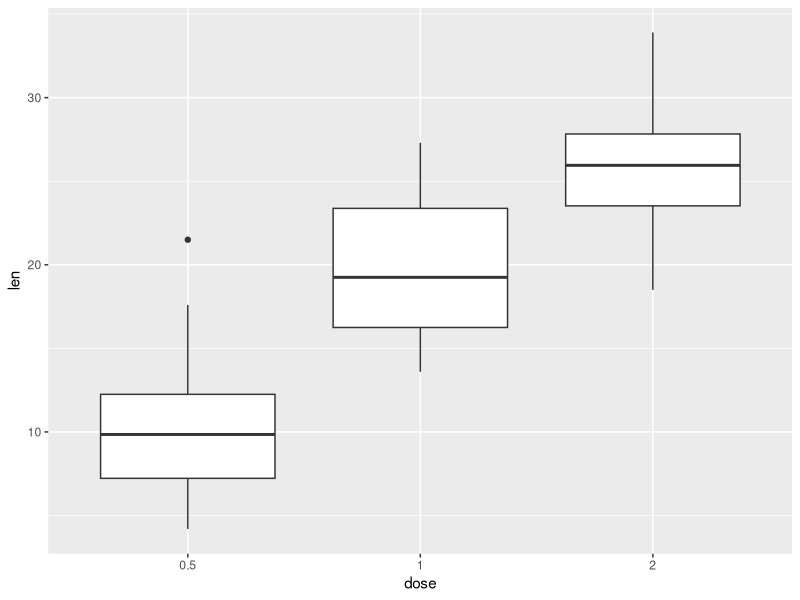
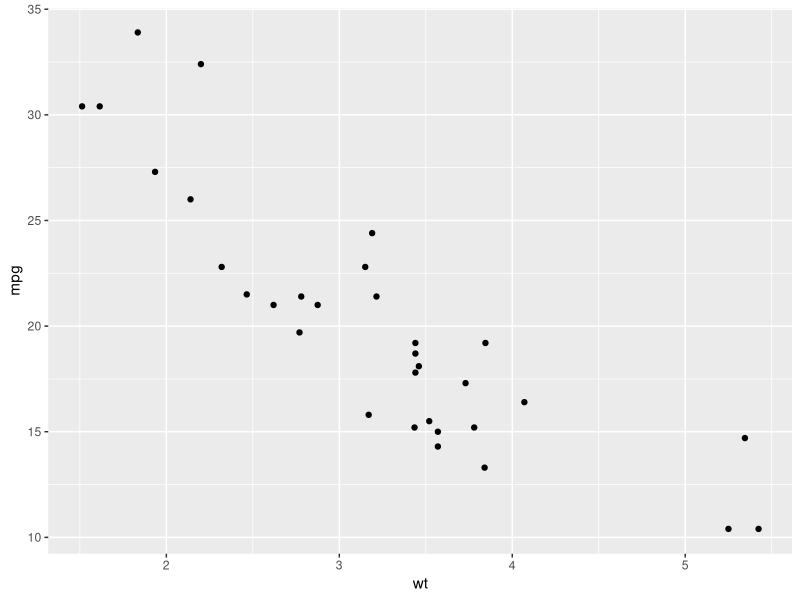

Recreate these plots in R, in order.
library(ggplot2)

View(iris)

ToothGrowth$dose <- as.factor(ToothGrowth$dose)
mtcars$cyl <- as.factor(mtcars$cyl)
head(ToothGrowth)

# Box plot
p <- ggplot(ToothGrowth, aes(x=dose, y=len)) +geom_boxplot()
print(p)
# scatter plot
p2 <- ggplot(mtcars, aes(x=wt, y=mpg)) + geom_point()
print(p2)

?ggplot2
